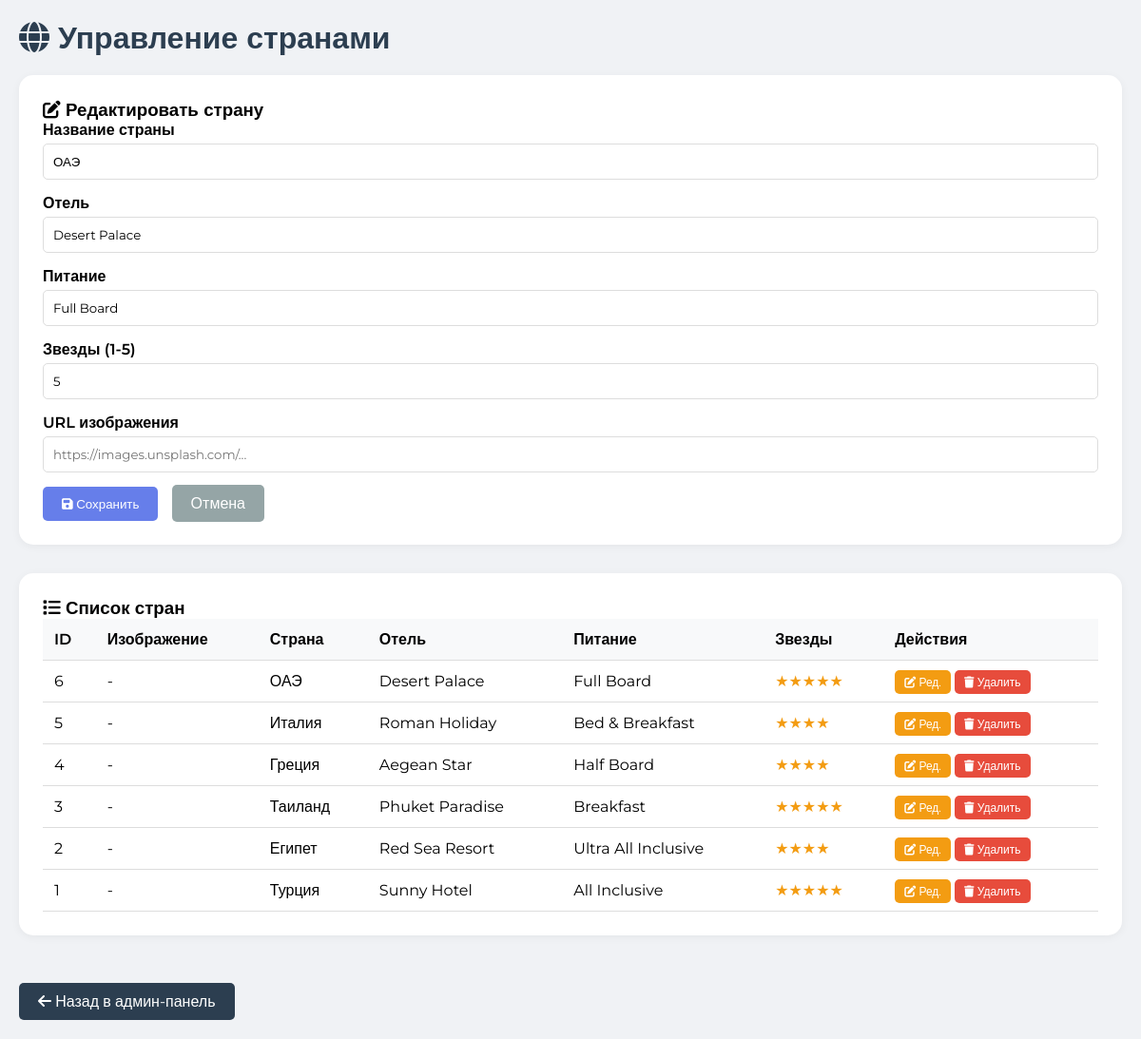
The app's page /admincountries.php?edit=6 (signed in) with its own data.
### tables this page shows
CREATE TABLE countries (
    id INT AUTO_INCREMENT PRIMARY KEY,
    name VARCHAR(100) NOT NULL,
    hotel VARCHAR(100),
    meal_type VARCHAR(100),
    stars INT
);

### admincountries.php (the view, shortened to what this page needs)
<?php
require_once 'config.php';
if(isset($_GET['edit'])) {
    $stmt = $pdo->prepare("SELECT * FROM countries WHERE id = ?");
    $stmt->execute([$_GET['edit']]);
    $edit_country = $stmt->fetch();
}
$countries = $pdo->query("SELECT * FROM countries ORDER BY id DESC")->fetchAll();
?>
<!DOCTYPE html>
<html lang="ru">
<head>
    <link rel="stylesheet" href="https://cdnjs.cloudflare.com/ajax/libs/font-awesome/6.4.0/css/all.min.css">
</head>
<body>
    <div class="container">
        <h1><i class="fas fa-globe"></i> Управление странами</h1>
        <?php if(isset($edit_country)): ?>
        <div class="form-card">
            <h3><i class="fas fa-edit"></i> Редактировать страну</h3>
            <form method="POST">
                <div class="form-group">
                    <label>Название страны</label>
                    <input type="text" name="name" value="<?= htmlspecialchars($edit_country['name']) ?>" required>
                </div>
                <div class="form-group">
                    <label>Отель</label>
                    <input type="text" name="hotel" value="<?= htmlspecialchars($edit_country['hotel'] ?? '') ?>">
                </div>
                <div class="form-group">
                    <label>Питание</label>
                    <input type="text" name="meal_type" value="<?= htmlspecialchars($edit_country['meal_type'] ?? '') ?>">
                </div>
                <div class="form-group">
                    <label>Звезды (1-5)</label>
                    <input type="number" name="stars" min="1" max="5" value="<?= $edit_country['stars'] ?? 5 ?>">
                </div>
                <div class="form-group">
                    <label>URL изображения</label>
                    <input type="text" name="image" value="<?= htmlspecialchars($edit_country['image'] ?? '') ?>" placeholder="https://images.unsplash.com/...">
                </div>
                <button type="submit" name="update"><i class="fas fa-save"></i> Сохранить</button>
                <a href="admincountries.php" style="margin-left: 10px; padding: 10px 20px; background: #95a5a6; color: white; text-decoration: none; border-radius: 5px;">Отмена</a>
            </form>
        </div>
        <?php endif; ?>
        <div class="table-card">
            <h3><i class="fas fa-list"></i> Список стран</h3>
            <table>
                <thead>
                    <tr><th>ID</th><th>Изображение</th><th>Страна</th><th>Отель</th><th>Питание</th><th>Звезды</th><th>Действия</th></tr>
                </thead>
                <tbody>
                    <?php if(count($countries) > 0): ?>
                        <?php foreach($countries as $c): ?>
                        <tr>
                            <td><?= $c['id'] ?></td>
                            <td><?php if(!empty($c['image'])): ?><img src="<?= htmlspecialchars($c['image']) ?>" alt=""><?php else: ?>-<?php endif; ?></td>
                            <td><?= htmlspecialchars($c['name']) ?></td>
                            <td><?= htmlspecialchars($c['hotel'] ?? '-') ?></td>
                            <td><?= htmlspecialchars($c['meal_type'] ?? '-') ?></td>
                            <td><span class="stars"><?= str_repeat('★', $c['stars'] ?? 0) ?></span></td>
                            <td>
                                <a href="?edit=<?= $c['id'] ?>" class="btn-edit"><i class="fas fa-edit"></i> Ред.</a>
                                <a href="?delete=<?= $c['id'] ?>" class="btn-delete" onclick="return confirm('Удалить страну?')"><i class="fas fa-trash"></i> Удалить</a>
                            </td>
                        </tr>
                        <?php endforeach; ?>
                    <?php else: ?>
                        <tr><td colspan="7" style="text-align: center;">Нет добавленных стран</td></tr>
                    <?php endif; ?>
                </tbody>
            </table>
        </div>
        <a href="admin.php" class="btn-back"><i class="fas fa-arrow-left"></i> Назад в админ-панель</a>
    </div>
</body>
</html>

### admincountries.php (style rules this page uses)
* { margin: 0; padding: 0; box-sizing: border-box; }
body { font-family: 'Montserrat', sans-serif; background: #f0f2f5; }
.container { max-width: 1400px; margin: 0 auto; padding: 20px; }
h1 { margin-bottom: 20px; color: #2c3e50; }
.form-card, .table-card { background: white; border-radius: 15px; padding: 25px; margin-bottom: 30px; box-shadow: 0 2px 10px rgba(0,0,0,0.05); }
.form-group { margin-bottom: 15px; }
label { display: block; margin-bottom: 5px; font-weight: 600; }
input, select { width: 100%; padding: 10px; border: 1px solid #ddd; border-radius: 5px; font-family: 'Montserrat', sans-serif; }
button { padding: 10px 20px; background: #667eea; color: white; border: none; border-radius: 5px; cursor: pointer; font-family: 'Montserrat', sans-serif; }
table { width: 100%; border-collapse: collapse; }
th, td { padding: 12px; text-align: left; border-bottom: 1px solid #ddd; }
th { background: #f8f9fa; font-weight: 600; }
.btn-delete { background: #e74c3c; color: white; padding: 5px 10px; text-decoration: none; border-radius: 5px; font-size: 12px; margin-right: 5px; }
.btn-edit { background: #f39c12; color: white; padding: 5px 10px; text-decoration: none; border-radius: 5px; font-size: 12px; }
.btn-back { display: inline-block; margin-top: 20px; padding: 10px 20px; background: #2c3e50; color: white; text-decoration: none; border-radius: 5px; }
.stars { color: #f39c12; }

### records on screen
countries: name "ОАЭ", hotel "Desert Palace", meal_type "Full Board", stars "5", id "6", stars "★★★★★"
countries: id "5", name "Италия", hotel "Roman Holiday", meal_type "Bed & Breakfast", stars "★★★★"
countries: id "4", name "Греция", hotel "Aegean Star", meal_type "Half Board", stars "★★★★"
countries: id "3", name "Таиланд", hotel "Phuket Paradise", meal_type "Breakfast", stars "★★★★★"
countries: id "2", name "Египет", hotel "Red Sea Resort", meal_type "Ultra All Inclusive", stars "★★★★"
countries: id "1", name "Турция", hotel "Sunny Hotel", meal_type "All Inclusive", stars "★★★★★"
